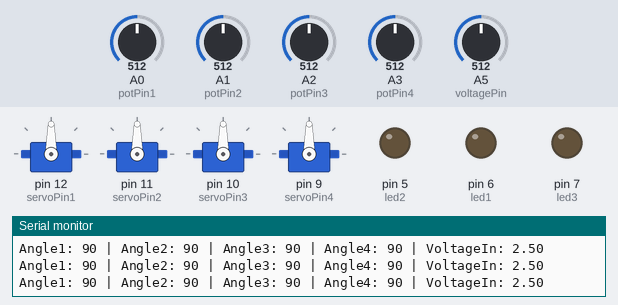
Bench run of a sketch on a simulated Arduino Uno, built with avr-gcc and run on an emulated ATmega328P. Parts: 4 × servo, output pins drawn as LEDs (lit = HIGH), the last lines printed to the serial monitor. Inputs (shaded band) come from the test bench; at power-on: A0 (potPin1) = 512, A1 (potPin2) = 512, A2 (potPin3) = 512, A3 (potPin4) = 512, A5 (voltagePin) = 512.

Above: at 1.2 s.
1.3 s: A0 (potPin1) set to 716
At 2.6 s:
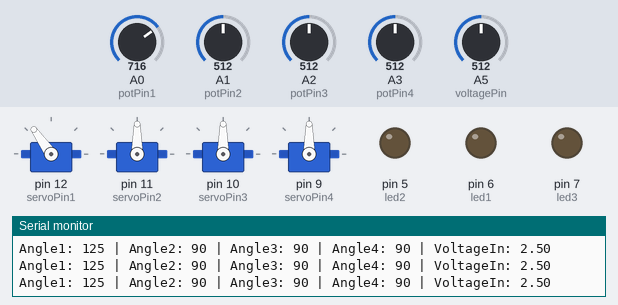
3.0 s: A1 (potPin2) set to 716
At 3.9 s:
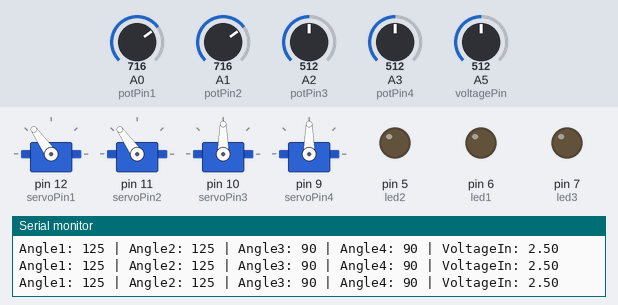
4.5 s: A2 (potPin3) set to 553
At 5.5 s:
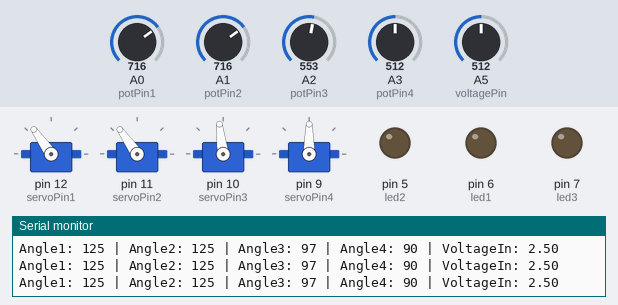
7.5 s: A2 (potPin3) set to 586
At 8.7 s:
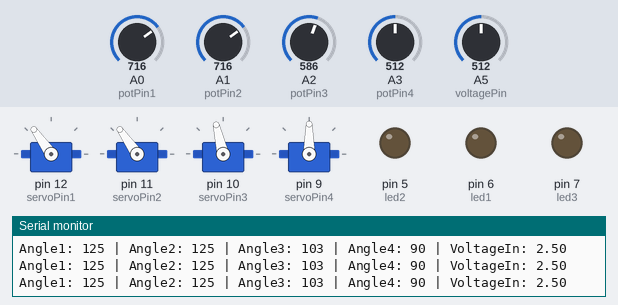
9.2 s: A3 (potPin4) set to 716
At 10.4 s:
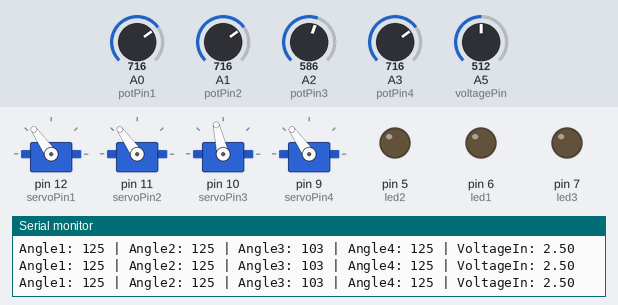
10.7 s: A5 (voltagePin) set to 913
13.7 s: A5 (voltagePin) set to 932
At 15.4 s:
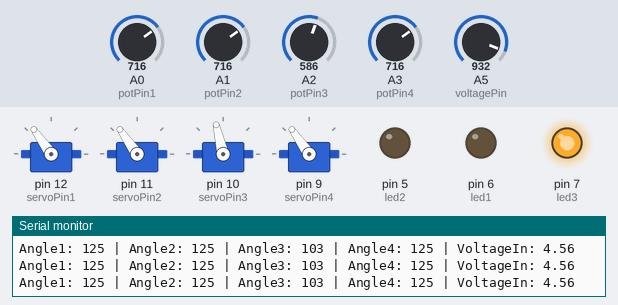
Timing chart, 0 to 16.4 s (numbered marks = the images above; inputs shaded):
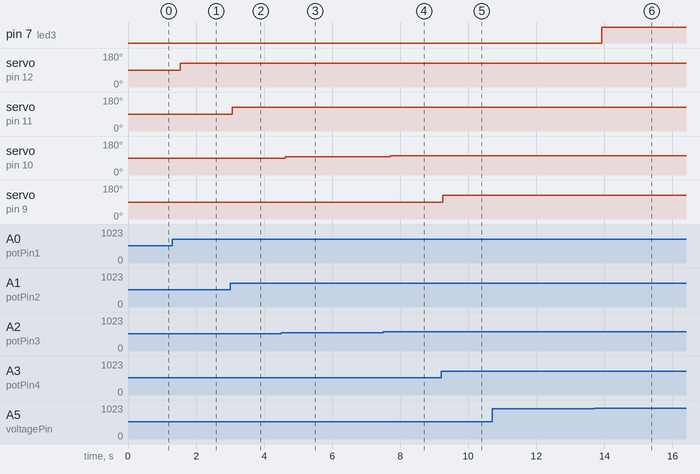

The sketch:

MK1_first.ino
```cpp
// Functional code for MK1 - Controls servos using potentiometers via discretised inputs and Servo.h Library
// Authors - Bio-mimetics 2026


#include <Servo.h>

// Potentiometer pins
#define potPin1 A0
#define potPin2 A1
#define potPin3 A2
#define potPin4 A3

// Servo pins
#define servoPin1 12
#define servoPin2 11
#define servoPin3 10
#define servoPin4 9

// LED pins
#define led1 6
#define led2 5
#define led3 7

#define voltagePin A5

// Resistors (in kOhms)
int R1 = 10;
int R2 = 47;

// Creating servo objects
Servo servo1;
Servo servo2;
Servo servo3;
Servo servo4;

//Creating variables
int potVal1;
int potVal2;
int potVal3;
int potVal4;

void setup() {
  Serial.begin(9600);

  servo1.attach(servoPin1);
  servo2.attach(servoPin2);
  servo3.attach(servoPin3);
  servo4.attach(servoPin4);

  pinMode(led1, OUTPUT);
  pinMode(led2, OUTPUT);
  pinMode(led3, OUTPUT);
}

float readBatteryV() {
  int reading = analogRead(voltagePin);
  float voltageOut = reading * (5.0 / 1023.0);
  float voltageIn = voltageOut * ((R1 + R2) / R2);

  return voltageIn;
}

void updateLEDS(float voltageIn) {
  if (voltageIn >= 6.0) {
    digitalWrite(led1, HIGH);
    digitalWrite(led2, HIGH);
    digitalWrite(led3, HIGH);
  } else if (voltageIn >= 4.8) {
    digitalWrite(led1, LOW);
    digitalWrite(led2, HIGH);
    digitalWrite(led3, HIGH);
  } else if (voltageIn >= 4.5) {
    digitalWrite(led1, LOW);
    digitalWrite(led2, LOW);
    digitalWrite(led3, HIGH);
  } else {
    digitalWrite(led1, LOW);
    digitalWrite(led2, LOW);
    digitalWrite(led3, LOW);
  }
}

void loop()

{
  float voltageIn = readBatteryV();
  updateLEDS(voltageIn);

  // Read value from potentiometer
  potVal1 = analogRead(potPin1);
  potVal2 = analogRead(potPin2);
  potVal3 = analogRead(potPin3);
  potVal4 = analogRead(potPin4);

  // Map value from potentiometer to an equivalent angle
  int angle1 = map(potVal1, 0, 1023, 0, 180);
  int angle2 = map(potVal2, 0, 1023, 0, 180);
  int angle3 = map(potVal3, 0, 1023, 0, 180);
  int angle4 = map(potVal4, 0, 1023, 0, 180);

  // Wrote to servo
  servo1.write(angle1);
  servo2.write(angle2);
  servo3.write(angle3);
  servo4.write(angle4);

  Serial.print("Angle1: ");
  Serial.print(angle1);
  Serial.print(" | Angle2: ");
  Serial.print(angle2);
  Serial.print(" | Angle3: ");
  Serial.print(angle3);
  Serial.print(" | Angle4: ");
  Serial.print(angle4);
  Serial.print(" | VoltageIn: ");
  Serial.println(voltageIn);


  delay(250);
}
```

Measured:
- the behaviour switches between 920 and 921 on A5 (voltagePin) (found by bisection; images 5 and 6)
- after the input at 1.3 s, servo on pin 12 (servoPin1): 90° → 125° after 0.23 s
- after the input at 3.0 s, servo on pin 11 (servoPin2): 90° → 125° after 0.07 s
- after the input at 4.5 s, servo on pin 10 (servoPin3): 90° → 97° after 0.12 s
- after the input at 7.5 s, servo on pin 10 (servoPin3): 97° → 103° after 0.20 s
- after the input at 9.2 s, servo on pin 9 (servoPin4): 90° → 125° after 0.05 s
- after the input at 13.7 s, pin 7 (led3): LOW → HIGH after 0.22 s
